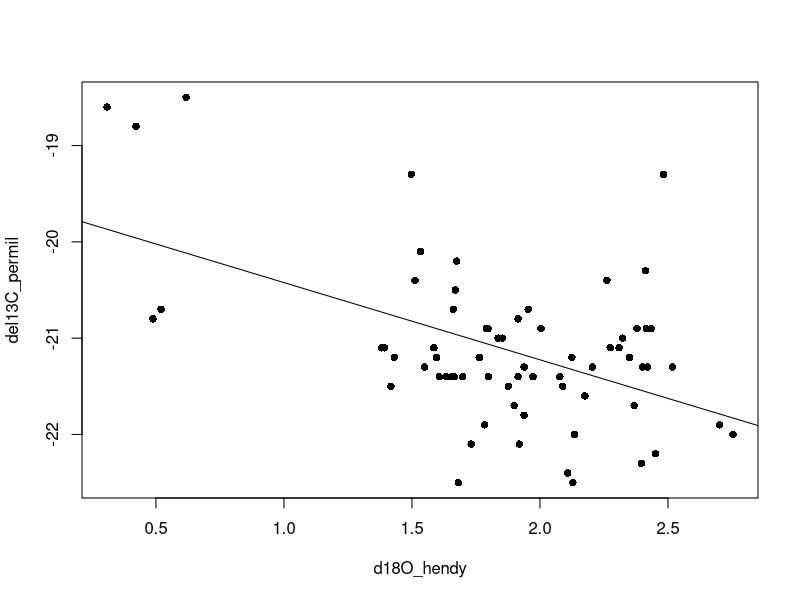
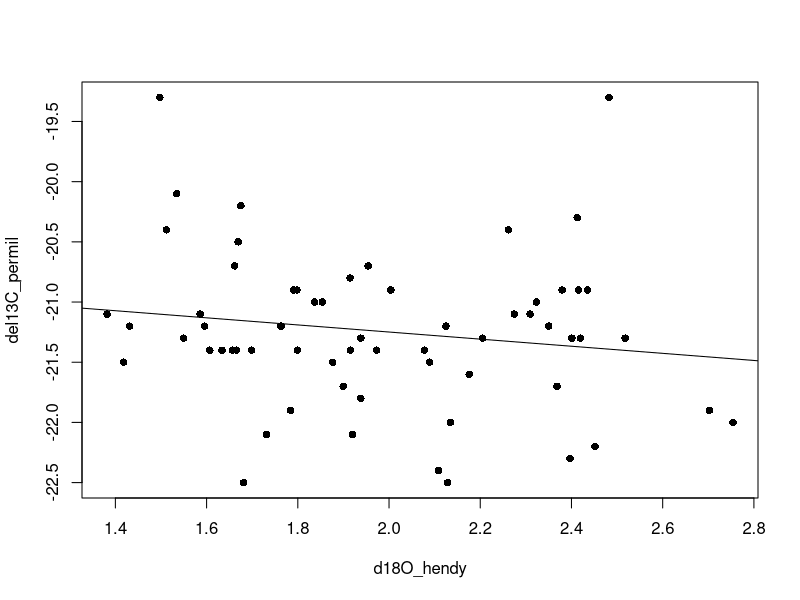
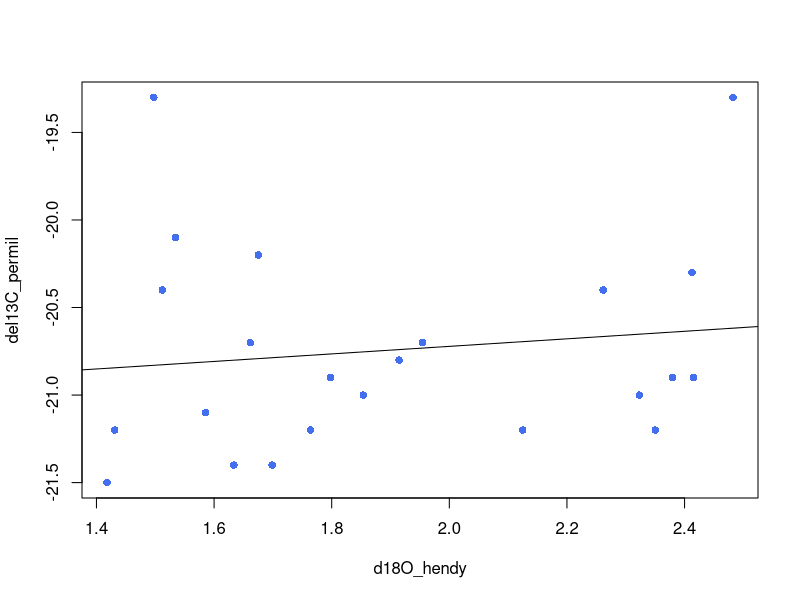
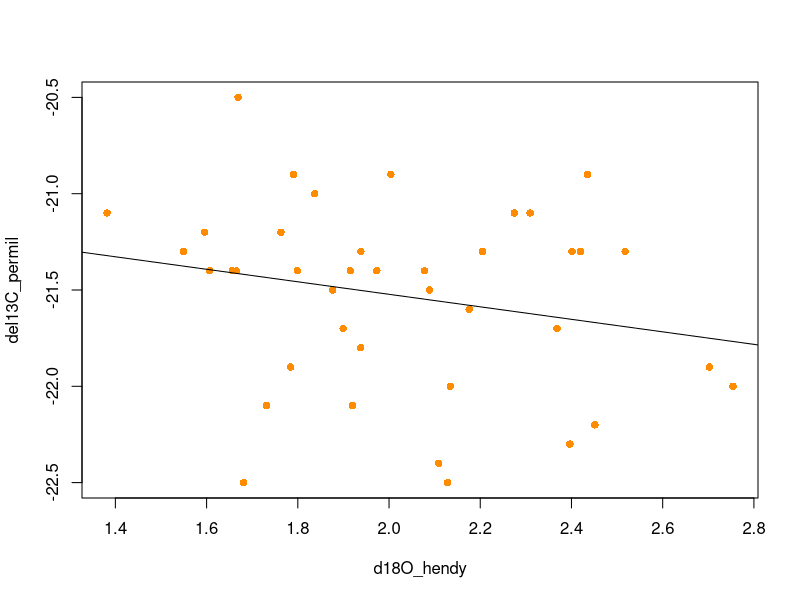
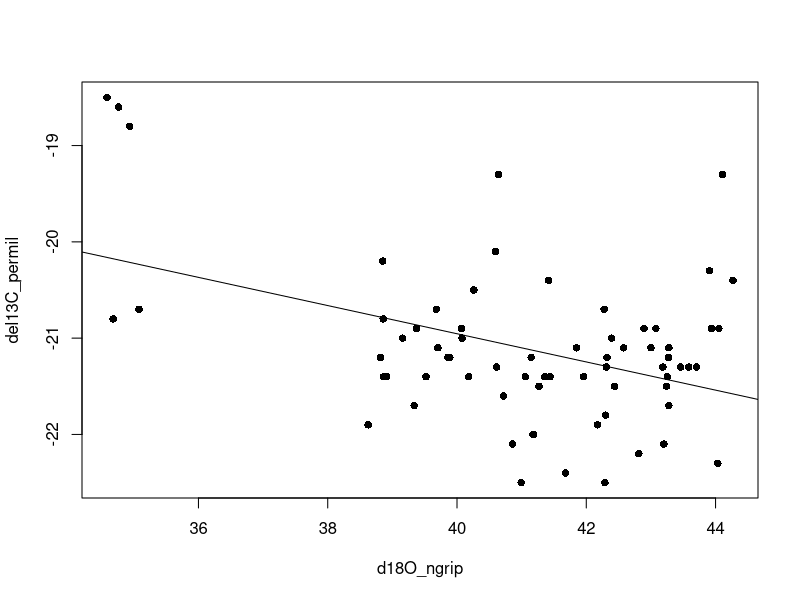

Write R code to recreate these figures, in order. (Note: this script raises an error after producing the figures.)
# Set up R session ----
library(dplyr)
library(stringr)
library(ggplot2)

# random function so I can extract p-values from lm
Regressionp <- function (modelobject) {
  if (class(modelobject) != "lm") stop("Not an object of class 'lm' ")
  f <- summary(modelobject)$fstatistic
  p <- pf(f[1],f[2],f[3],lower.tail=F)
  attributes(p) <- NULL
  return(p)
}

# Read in data ----
matchedDF_all <- read.csv(file="data/processed/final_dataset_focaltaxa_with_calages_climate.csv", header=T) # 


######### Section 5: Final Models and Figures ##############
# using the final dataframe: matchedDF_all
# we should use the median d18O values for final analysis, and present the weighted ones in supplemental, along with sensitivity analysis

# Methods potential text:
# For carbon and nitrogen, we fit a linear model that originally included oxygen, taxon, and the interaction between the two variables as independent variables. We then performed stepwise regression to determine a final model. 
# Results potential text
# Stepwise regression indicated that there was no significant interaction between 18O and taxon for either carbon or nitrogen stable isotope values. For carbon, variation in 13C was significantly associated with both 18O and taxon (stats from summary(carbon.lm.final)). For nitrogen, neither 18O nor taxon explained significant variation in 15N, though taxon as a single variable was marginally significant (stats from summary(nitrogen.lm.taxon)).

final.model.stats <- as.data.frame(matrix(data=NA, nrow=4, ncol=5))
colnames(final.model.stats) <- c("element", "climate", "final_model", "p", "adjR2")

## start with Hendy climate data ----
### models - Carbon ----

# Start simple and build complexity

# climate-only model
carbon.lm.clim<-lm(del13C_permil~d18O_hendy, matchedDF_all)
summary(carbon.lm.clim)
plot(del13C_permil ~ d18O_hendy, data=matchedDF_all, pch=16)
abline(carbon.lm.clim)

# sensitivity test: taxon specific climate-only models (both are still significant)
# Sylvilagus have a stronger relationship with climate than Otospermophilus

carbon.lm.clim.oto <-lm(del13C_permil~d18O_hendy, data=matchedDF_all[which(matchedDF_all$Taxon=="Otospermophilus"),])
summary(carbon.lm.clim.oto)

carbon.lm.clim.syl<-lm(del13C_permil~d18O_hendy, data=matchedDF_all[which(matchedDF_all$Taxon=="Sylvilagus"),])
summary(carbon.lm.clim.syl)

# sensitivity test: Pleistocene models. Not significant!!
# just climate, pleistocene (older than 11500)
carbon.lm.clim.ple <-lm(del13C_permil~d18O_hendy, data=matchedDF_all[which(matchedDF_all$X14C_age_BP>11500),])
summary(carbon.lm.clim.ple)
plot(del13C_permil ~ d18O_hendy, data=matchedDF_all[which(matchedDF_all$X14C_age_BP>11500),], pch=16)
abline(carbon.lm.clim.ple)

# climate + taxon, just pleistocene. Taxon signficant, climate not
carbon.lm.all.additive.ple <-lm(del13C_permil~d18O_hendy + Taxon, data=matchedDF_all[which(matchedDF_all$X14C_age_BP>11500),])
summary(carbon.lm.all.additive.ple)

# otosperm climate only, pleistocene only model. climate not significant
carbon.lm.clim.ple.oto <-lm(del13C_permil~d18O_hendy, data=matchedDF_all[intersect(which(matchedDF_all$X14C_age_BP>11500), which(matchedDF_all$Taxon == "Otospermophilus")),])
summary(carbon.lm.clim.ple.oto)
plot(del13C_permil ~ d18O_hendy, data=matchedDF_all[intersect(which(matchedDF_all$X14C_age_BP>11500), which(matchedDF_all$Taxon == "Otospermophilus")),], pch=16, col="royalblue2")
abline(carbon.lm.clim.ple.oto)

# sylvilagus climate only, pleistocene only model. climate not significant
carbon.lm.clim.ple.syl <-lm(del13C_permil~d18O_hendy, data=matchedDF_all[intersect(which(matchedDF_all$X14C_age_BP>11500), which(matchedDF_all$Taxon == "Sylvilagus")),])
summary(carbon.lm.clim.ple.syl)
plot(del13C_permil ~ d18O_hendy, data=matchedDF_all[intersect(which(matchedDF_all$X14C_age_BP>11500), which(matchedDF_all$Taxon == "Sylvilagus")),], pch=16, col="darkorange")
abline(carbon.lm.clim.ple.syl)


# original models: taxon-only model
carbon.lm.taxon<-lm(del13C_permil~Taxon, data=matchedDF_all)
summary(carbon.lm.taxon)

# model with no interaction term 
# NOTE: this is what the final model is in the end, so should be the same as carbon.lm.final
carbon.lm.all.additive<-lm(del13C_permil~d18O_hendy + Taxon, data=matchedDF_all)
summary(carbon.lm.all.additive)

# model with interaction term included
carbon.lm.all.interaction<-lm(del13C_permil~d18O_hendy * Taxon, 
                              data=matchedDF_all)
summary(carbon.lm.all.interaction)

##NOTE - no significant interactions, total amount of variation explained is lower than with additive model. And, when interaction term is included, climate emerges as only significant variable. generally indicating that there still is a significant amount of variation explained by taxon, but that adding the interaction spreads it out among two variables, neither of which are significant.

#stepwise regression 
carbon.lm.final <- step(lm(del13C_permil~d18O_hendy * Taxon, data=matchedDF_all), direction="both")
summary(carbon.lm.final)
# --> this shows that the d180 + Taxon model (no interaction) is the best final model. 

# t-test of residuals from climate only model
# residuals of Otospermophilus and Sylvilagus are signif different, again indicating effect of climate
c.t.clim <- t.test(carbon.lm.clim$residuals ~ matchedDF_all$Taxon[which(!is.na(matchedDF_all$d18O_hendy))])
c.t.clim 

### models - Nitrogen ----

# Start simple and build complexity

# climate-only model
nitrogen.lm.clim<-lm(del15N_permil ~ d18O_hendy, data=matchedDF_all)
summary(nitrogen.lm.clim)

# taxon-only model
nitrogen.lm.taxon<-lm(del15N_permil~Taxon, data=matchedDF_all)
summary(nitrogen.lm.taxon)

# model with no interaction term 
nitrogen.lm.all.additive<-lm(del15N_permil ~ d18O_hendy + Taxon, data=matchedDF_all)
summary(nitrogen.lm.all.additive)

# model with interaction term included
nitrogen.lm.all.interaction<-lm(del15N_permil ~ d18O_hendy * Taxon, data=matchedDF_all)
summary(nitrogen.lm.all.interaction)

#stepwise regression --> this shows that there is not a great final model
nitrogen.lm.final <- step(lm(del15N_permil~d18O_hendy*Taxon, data=matchedDF_all), direction="both")
summary(nitrogen.lm.final)
# --> the best final model is the additive model, which is the same as carbon.

# t-test of residuals from climate-only model
# residuals of Otospermophilus and Sylvilagus are NOT signif different
n.t.clim <- t.test(nitrogen.lm.clim$residuals ~ matchedDF_all$Taxon[which(!is.na(matchedDF_all$d18O_hendy))])
n.t.clim


### Do we need to add age as a co-variate in the models? ----

# Does this answer the question: "does isotope vary through time?"
carbon.lm.all.age<-step(lm(del13C_permil~d18O_hendy * Taxon * median_age, data=matchedDF_all), direction="both")
summary(carbon.lm.all.age)
# explain a bit more variation with age included: 0.4877 vs 0.428

nitrogen.lm.all.age<-step(lm(del15N_permil ~ d18O_hendy * Taxon * median_age, data=matchedDF_all), direction="both")
summary(nitrogen.lm.all.age)
# explain a bit more variation with age included: 0.1702 vs 0.08476

final.model.stats[1,] <- c("carbon", "hendy", "carbon.lm.all.additive", 
                           Regressionp(carbon.lm.all.additive), summary(carbon.lm.all.additive)$adj)
final.model.stats[2,] <- c("nitrogen", "hendy", "nitrogen.lm.all.additive", 
                           Regressionp(nitrogen.lm.all.additive), summary(nitrogen.lm.all.additive)$adj)

# rename final models before changing climate data
carbon.lm.final.hendy <- carbon.lm.final
carbon.lm.clim.hendy <- carbon.lm.clim
carbon.lm.all.age.hendy <- carbon.lm.all.age
c.t.clim.hendy <- c.t.clim
nitrogen.lm.final.hendy <- nitrogen.lm.final
nitrogen.lm.clim.hendy <- nitrogen.lm.clim
n.t.clim.hendy <- n.t.clim

# remove variables that are being generated anew in ngrip section
rm("c.t.clim", "carbon.lm.all.additive", "carbon.lm.all.age", "carbon.lm.all.interaction", "carbon.lm.clim", "carbon.lm.final", "carbon.lm.taxon",
   "n.t.clim", "nitrogen.lm.all.additive", "nitrogen.lm.all.age", "nitrogen.lm.all.interaction", "nitrogen.lm.clim", "nitrogen.lm.final", "nitrogen.lm.taxon")

# Sensitivity analysis - Climate ----

## ngrip climate data ----
# Note that the ngrip data are negatively correlated with hendy data, so I have converted them to negative values so that the relationships sync up with the hendy dataset.
matchedDF_all$d18O_ngrip <- -matchedDF_all$d18O_ngrip

### models - Carbon ----

# Start simple and build complexity

# climate-only model
carbon.lm.clim<-lm(del13C_permil~d18O_ngrip, matchedDF_all)
summary(carbon.lm.clim)
plot(del13C_permil ~ d18O_ngrip, data=matchedDF_all, pch=16)
abline(carbon.lm.clim)


# taxon-only model
carbon.lm.taxon<-lm(del13C_permil~Taxon, data=matchedDF_all)
summary(carbon.lm.taxon)

# model with no interaction term 
# NOTE: this is what the final model is in the end, so should be the same as carbon.lm.final
carbon.lm.all.additive<-lm(del13C_permil~d18O_ngrip + Taxon, data=matchedDF_all)
summary(carbon.lm.all.additive)

# model with interaction term included
carbon.lm.all.interaction<-lm(del13C_permil~d18O_ngrip * Taxon, 
                              data=matchedDF_all)
summary(carbon.lm.all.interaction)

##NOTE - no significant interactions, total amount of variation explained is about same as additive model

#stepwise regression 
carbon.lm.final <- step(lm(del13C_permil~d18O_ngrip * Taxon, data=matchedDF_all), direction="both")
summary(carbon.lm.final)
# --> this shows that the d180 + Taxon model (no interaction, additive model) is the best final model. 

# t-test of residuals from climate only model
# residuals of Otospermophilus and Sylvilagus are signif different
c.t.clim <- t.test(carbon.lm.clim$residuals ~ matchedDF_all$Taxon[which(!is.na(matchedDF_all$d18O_ngrip))])
c.t.clim 

### models - Nitrogen ----

# Start simple and build complexity

# climate-only model
nitrogen.lm.clim<-lm(del15N_permil ~ d18O_ngrip, data=matchedDF_all)
summary(nitrogen.lm.clim)

# taxon-only model
nitrogen.lm.taxon<-lm(del15N_permil~Taxon, data=matchedDF_all)
summary(nitrogen.lm.taxon)

# model with no interaction term 
nitrogen.lm.all.additive<-lm(del15N_permil ~ d18O_ngrip + Taxon, data=matchedDF_all)
summary(nitrogen.lm.all.additive)

# model with interaction term included
nitrogen.lm.all.interaction<-lm(del15N_permil ~ d18O_ngrip * Taxon, data=matchedDF_all)
summary(nitrogen.lm.all.interaction)

#stepwise regression --> this shows that there is not a great final model
nitrogen.lm.final <- step(lm(del15N_permil~d18O_ngrip*Taxon, data=matchedDF_all), direction="both")
summary(nitrogen.lm.final)
# --> the best final model is the additive model, which is the same as carbon.
# --> Not a very strong movel overall - adj R2 is low, no vars sign.

# t-test of residuals from climate-only model
# residuals of Otospermophilus and Sylvilagus are NOT signif different
n.t.clim <- t.test(nitrogen.lm.clim$residuals ~ matchedDF_all$Taxon[which(!is.na(matchedDF_all$d18O_ngrip))])
n.t.clim

### Do we need to add age as a co-variate in the models? ----
# Does this answer the question: "does isotope vary through time?"
carbon.lm.all.age<-step(lm(del13C_permil~d18O_ngrip * Taxon * median_age, data=matchedDF_all), direction="both")
summary(carbon.lm.all.age)
# explain a bit more variation with age included: 0.4554 vs 0.3714

nitrogen.lm.all.age<-step(lm(del15N_permil ~ d18O_ngrip * Taxon * median_age, data=matchedDF_all), direction="both")
summary(nitrogen.lm.all.age)
# explain a bit more variation with age included: 0.08062 vs 0.05773

final.model.stats[3,] <- c("carbon", "ngrip", "carbon.lm.all.additive", 
                           Regressionp(carbon.lm.all.additive), summary(carbon.lm.all.additive)$adj)
final.model.stats[4,] <- c("nitrogen", "ngrip", "nitrogen.lm.all.additive", 
                           Regressionp(nitrogen.lm.all.additive), summary(nitrogen.lm.all.additive)$adj)

# rename final models 
carbon.lm.final.ngrip <- carbon.lm.final
carbon.lm.clim.ngrip <- carbon.lm.clim
carbon.lm.all.age.ngrip <- carbon.lm.all.age
c.t.clim.ngrip <- c.t.clim
nitrogen.lm.final.ngrip <- nitrogen.lm.final
nitrogen.lm.clim.ngrip <- nitrogen.lm.clim
n.t.clim.ngrip <- n.t.clim

# remove variables 
rm("c.t.clim", "carbon.lm.all.additive", "carbon.lm.all.age", "carbon.lm.all.interaction", "carbon.lm.clim", "carbon.lm.final", "carbon.lm.taxon",
   "n.t.clim", "nitrogen.lm.all.additive", "nitrogen.lm.all.age", "nitrogen.lm.all.interaction", "nitrogen.lm.clim", "nitrogen.lm.final", "nitrogen.lm.taxon")


## Summarize results ----
print(final.model.stats[c(1,3,2,4),])
summary(carbon.lm.final.ngrip)
summary(carbon.lm.final.hendy)
# for carbon, the hendy data better explains variation in carbon isotope values. this is seen for the full model, as well as the greater partial variation explained by d18O. In the ngrip models, the strength of Taxon relative to d18O increases in explaining variation in carbon isotopes.
summary(nitrogen.lm.final.ngrip)
summary(nitrogen.lm.final.hendy)
# for nitrogen, ngrip and hendy data produce virtually identical and very weak models, both overall as well as in terms of the partial effect of d18O on carbon isotope variation.
temp.table <- final.model.stats[c(1,3,2,4), -3]
temp.table[,3] <- round(as.numeric(temp.table[,3]), 4)
temp.table[,4] <- round(as.numeric(temp.table[,4]), 4)
write.csv(temp.table, file="output/SupplementaryTable2.csv", row.names=F)

# Based on this, move forward with Hendy dataset

# Save model objects for use in plotting
carbon.lm.final.hendy
carbon.lm.clim.hendy
c.t.clim.hendy



# Final additional plot - age of Squirrels vs rabbits ----
age_ttest<- t.test(specimen_medianage~Taxon, data=matchedDF_all)

pdf(file="output/SuppFigY_taxon_age_distribution.pdf", height=6, width=6)
boxplot(specimen_medianage~Taxon, data=matchedDF_all, 
        ylim=c(55000, 0), 
        xlab="", ylab="Median Specimen Age (cal years BP)")
stripchart(specimen_medianage~Taxon, data=matchedDF_all, vertical=TRUE, ylim=c(55000, 0), add=TRUE, method="stack", col=c("royalblue2","darkorange"), pch=16)
legend("topright", legend=paste0("t=", round(age_ttest$statistic,2), "; df=", round(age_ttest$parameter,2), "; p=", round(age_ttest$p.value,2)), bty = "n", cex = 0.8)
dev.off()